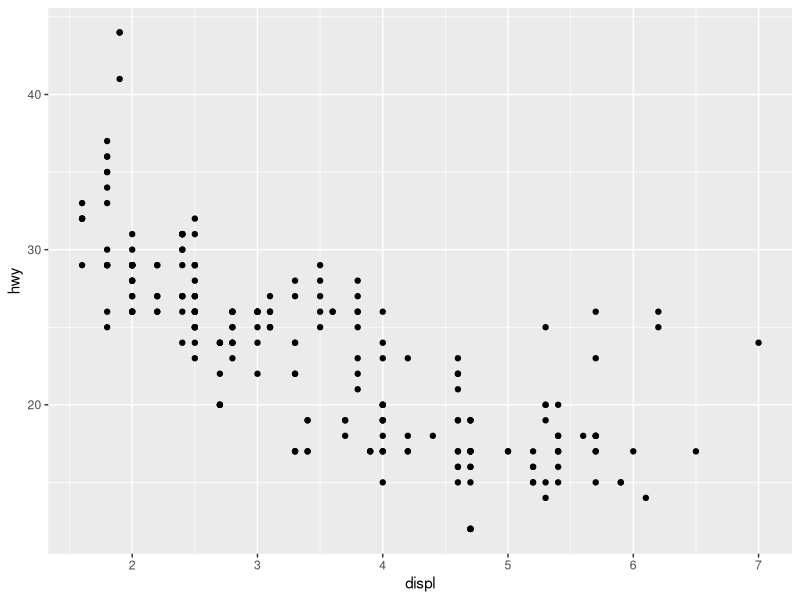
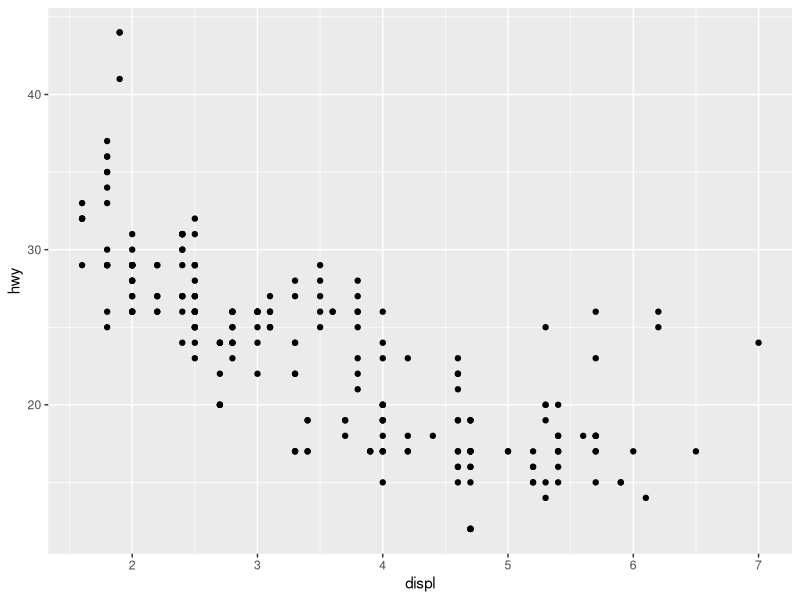
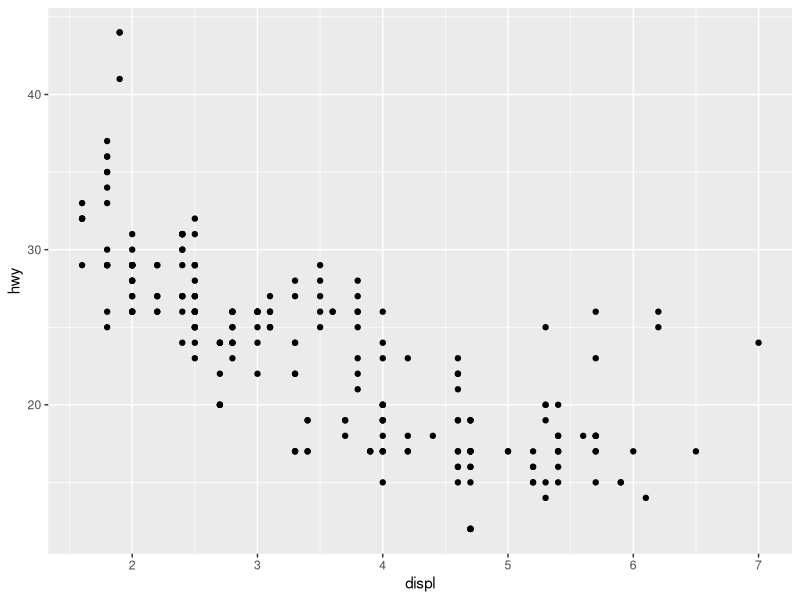
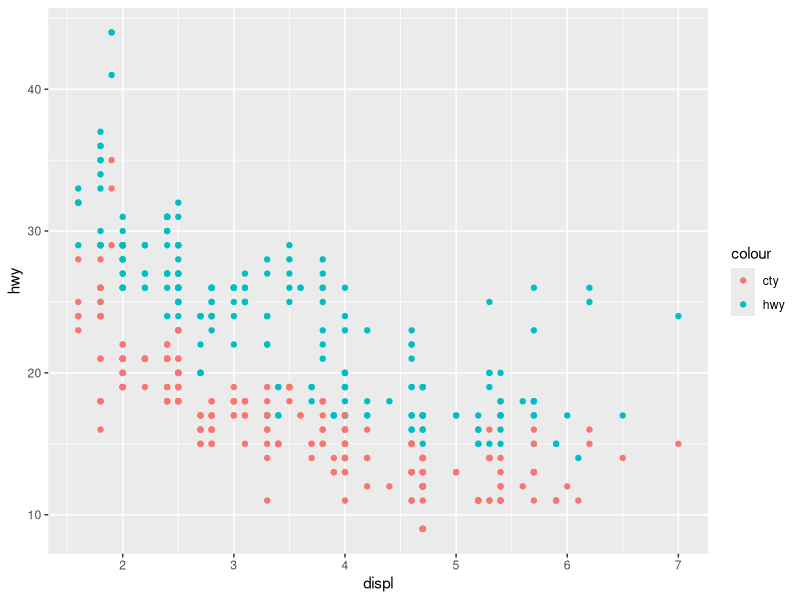
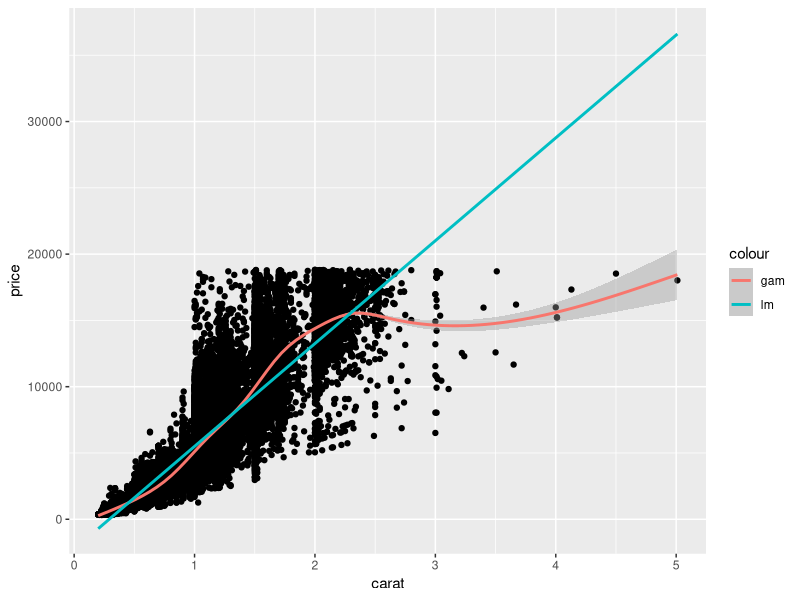
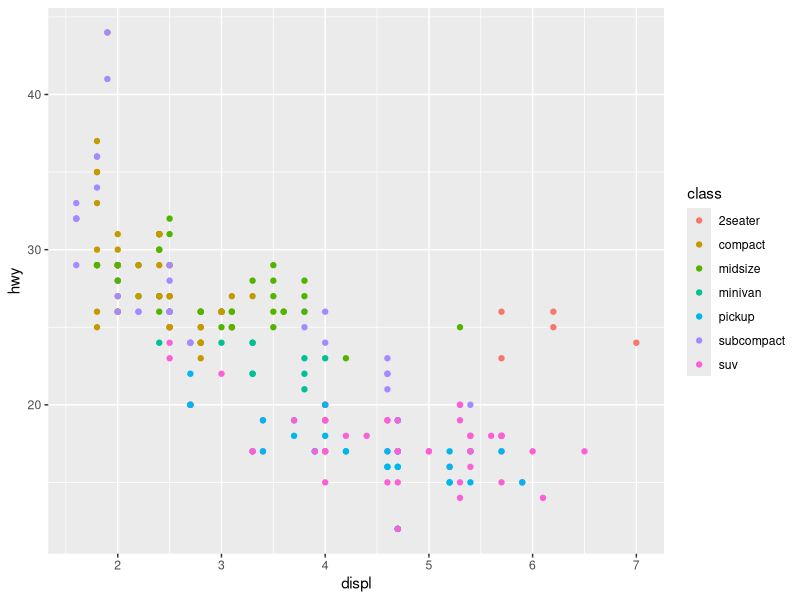
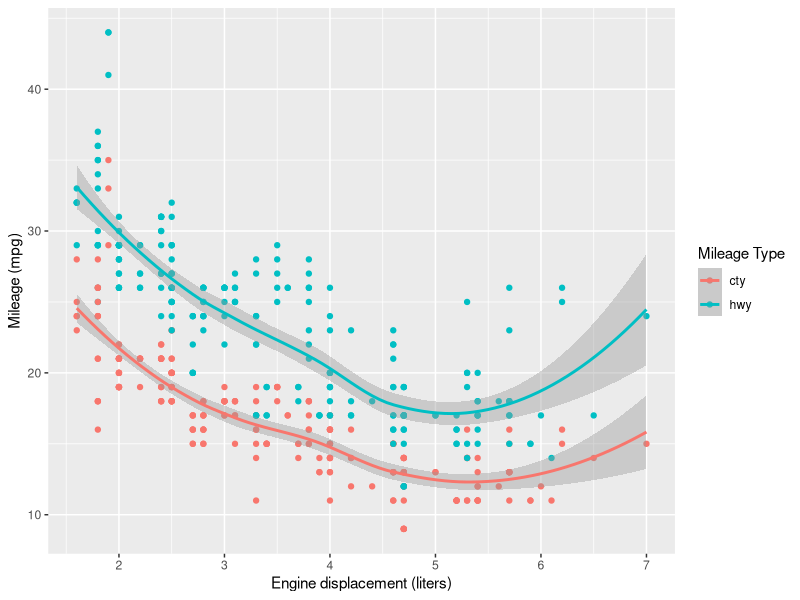
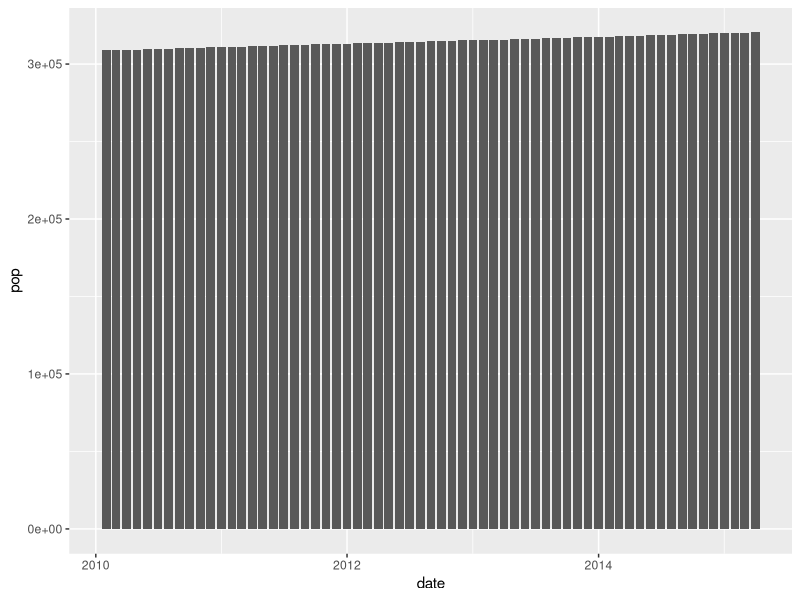

These charts were generated, in order, by the following R code:
## ---- chunk 1
# knitr options
knitr::opts_chunk$set(echo = TRUE)
## ---- chunk 2
library(tidyverse)

## ---- chunk 3
## NOTE: No need to modify! Just example code
ggplot(
  data = mpg,
  mapping = aes(x = displ, y = hwy)
) +
  geom_point()
## ---- chunk 4
## NOTE: No need to modify! Just example code
ggplot(
  mpg,
  aes(x = displ, y = hwy)
) +
  geom_point()
## ---- chunk 5
## NOTE: No need to modify! Just example code
ggplot(
  mpg,
  aes(displ, hwy)
) +
  geom_point()
## ---- chunk 6
## NOTE: No need to modify! Just example code
ggplot(mpg, aes(x = displ)) +
  geom_point(aes(y = hwy, color = "hwy")) +
  geom_point(aes(y = cty, color = "cty"))
## ---- chunk 7
## TODO: Add a "gam" and "lm" smooth to the following plot
diamonds %>%
  ggplot(aes(carat, price)) +
  geom_point() +
  geom_smooth(aes(color = "gam"), method = "gam") +
  geom_smooth(aes(color = "lm"), method = "lm") 
## ---- chunk 8
## TODO: Use df_annotate below to add text labels to the scatterplot
df_annotate <-
  mpg %>%
  group_by(class) %>%
  summarize(
    displ = mean(displ),
    hwy = mean(hwy)
  )

mpg %>%
  ggplot(aes(displ, hwy)) +
  geom_point(aes(color = class))
## ---- chunk 9
## NOTE: No need to modify! Just analyze the scatterplot
mpg %>%
  pivot_longer(names_to = "source", values_to = "mpg", c(hwy, cty)) %>%
  ggplot(aes(displ, mpg, color = source)) +
  geom_point() +
  geom_smooth() +
  scale_color_discrete(name = "Mileage Type") +
  labs(
    x = "Engine displacement (liters)",
    y = "Mileage (mpg)"
  )
## ---- chunk 10
economics %>%
  filter(date > lubridate::ymd("2010-01-01")) %>%
  ggplot(aes(date, pop)) +
  geom_col()
## ---- chunk 11
economics %>%
  filter(date > lubridate::ymd("2010-01-01")) %>%
  ggplot(aes(date, pop)) +
  geom_point()
## ---- chunk 12
economics %>%
  mutate(pop_delta = pop - lag(pop)) %>%
  filter(date > lubridate::ymd("2005-01-01")) %>%
  ggplot(aes(date, pop_delta)) +
  geom_col()
## ---- chunk 13
economics %>%
  mutate(pop_delta = pop - lag(pop)) %>%
  filter(date > lubridate::ymd("2005-01-01")) %>%
  ggplot(aes(date, pop_delta)) +
  geom_point()
